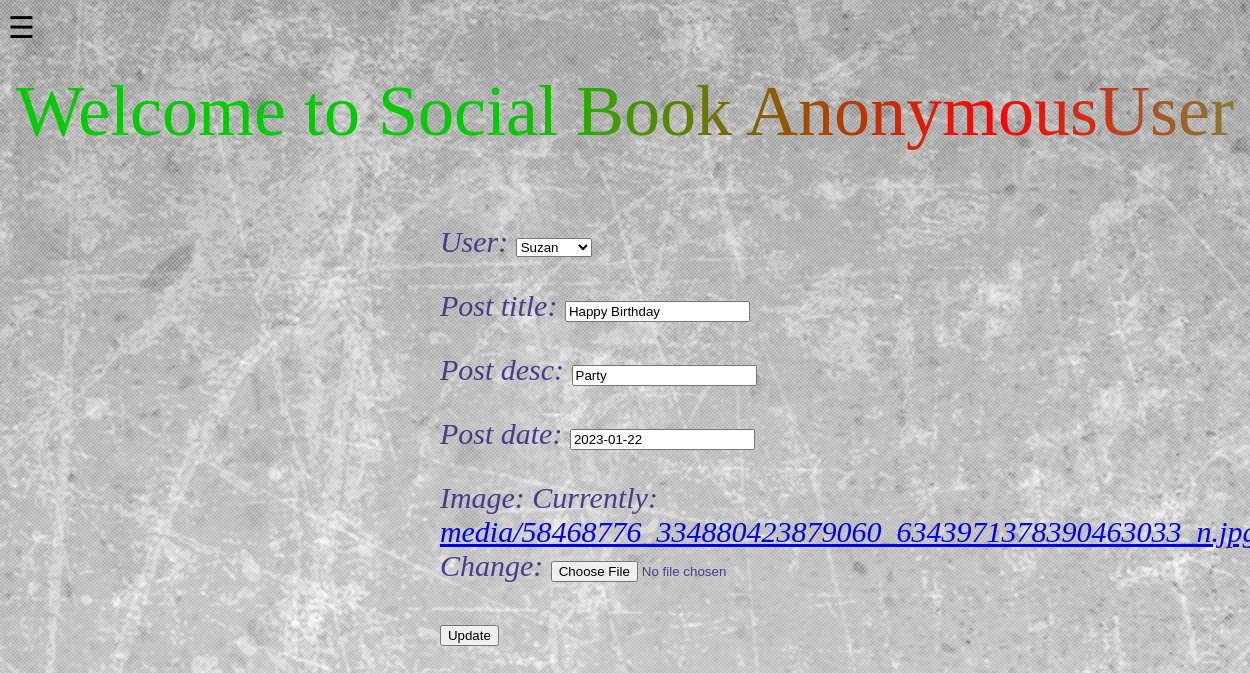
The app's page /edit/9 with its own data.
### myapp/models.py (models this page shows, shortened)
class Post(models.Model):
    user = models.ForeignKey(Member, on_delete=models.CASCADE)
    post_title = models.CharField(max_length=500, default="")
    post_desc = models.CharField(max_length=500, default="")
    post_date = models.DateField()
    image = models.ImageField(upload_to="media", default="")

### myapp/views.py (the view)
# urls.py: path('edit/<id>', views.edit, name="edit"),
def edit(request, id):
    context = {}
    obj = get_object_or_404(Post, id=id)
    form = PostForm(request.POST or None, instance=obj)
    if form.is_valid():
        form.save()
        return redirect("index")
    context["form"] = form
    return render(request, "edit.html", context)

### myapp/forms.py
class PostForm(forms.ModelForm):
    class Meta:
        model = Post
        fields = '__all__'

### myapp/models.py (called while the page is built)
    def __str__(self):
        return self.username

### templates/edit.html (shortened to what this page needs)
{% extends 'base.html' %}
{% block body %}
    <div class="col-md-12 ri">
<p class="linear-wipe"> Welcome to Social Book {{ request.user }}</p>
</div>
<div class="container-fluid">
 <form method="post" enctype="multipart/form-data">
        {{form.as_p}}
        <button type="submit">Update</button>
    </form>
</div>
{% endblock body %}

### templates/base.html (style rules this page uses)
body { font-family: 'Lato', sans-serif; }

### templates/edit.html (style rules this page uses)
body { font-family: "Lato", sans-serif; transition: background-color .5s; background-image:url(/media/media/6.jpg) }
.linear-wipe { font-size: 450%; font-family:Showcard Gothic; margin-top:2%; background: linear-gradient(to right, #0C0 20%, #F00 40%, #0F6 60%, #009 80%); background-size: 200% auto; text-align: center; color: #000; text-fill-color: transparent; -webkit-background-clip: text; -webkit-text-fill-color: transparent; animation: shine 2s linear infinite; }
form { font-size: 30px ; color: darkslateblue; width: 60%; margin-left:35%; font-style: oblique; font-family: "Century Gothic" }

### records on screen
Post: user "Suzan", post_title "Happy Birthday", post_desc "Party", post_date "2023-01-22"

### other values on screen
{{ request.user }} "AnonymousUser"
